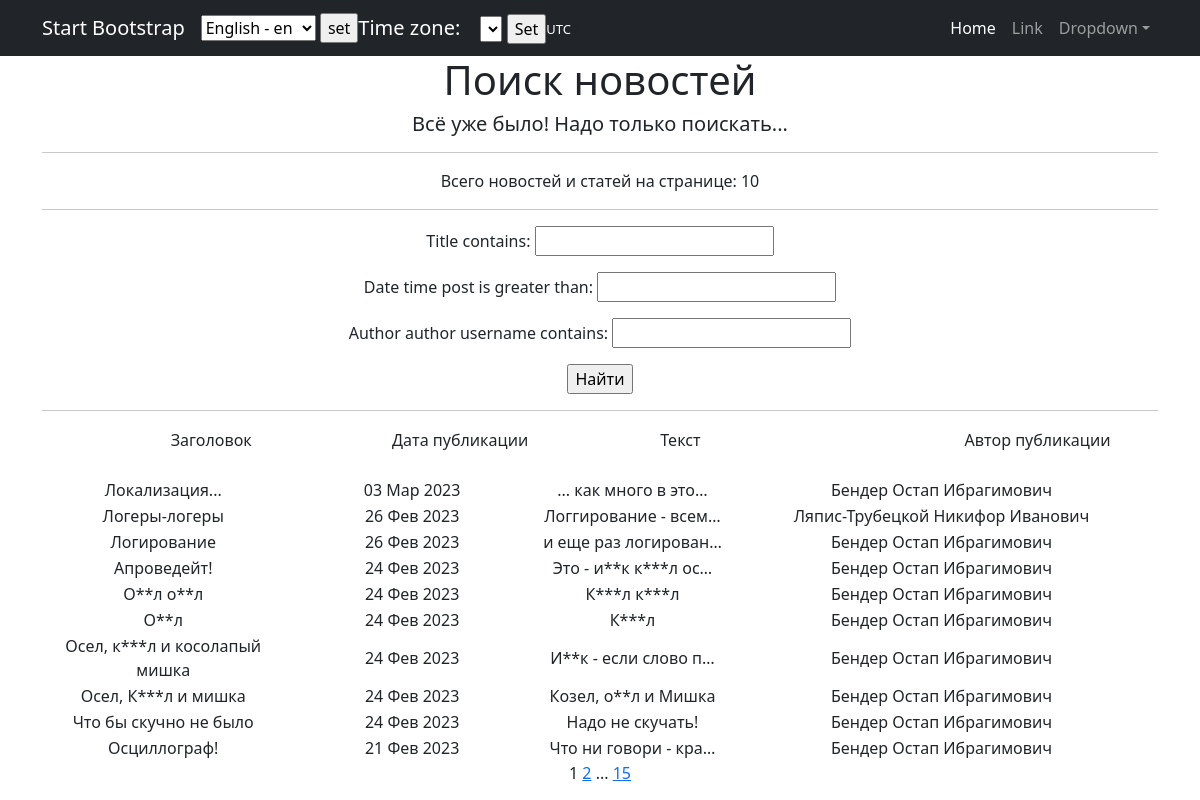
The app's page /news/search/ with its own data.
### news/models.py (models this page shows, shortened)
class Post(models.Model):                                                                   # Модель 3
    author = models.ForeignKey(Author, on_delete=models.CASCADE)                            # - связь "один ко многим" с моделью Author
    article_or_new = models.CharField(max_length=3, choices=POSITIONS, default=article)     # ART - статья; NEW - новость
    title = models.CharField(max_length=255)                                                # Заголовок статьи или новости
    text_body = models.TextField()                                                          # Текст статьи или новости
    date_time_post = models.DateTimeField(auto_now_add=True)                                # Дата и время СОЗДАНИЯ записи
    rating_article_or_new = models.FloatField(default=0.0)                                  # Рейтинг статьи или новости
    category = models.ManyToManyField(Category, through='PostCategory')                     # - связь "многие ко многим" с моделью Category (через модель PostCategory)

class Author(models.Model):                                                         # Модель 1
    rating_author = models.FloatField(default=0.0)
    author = models.OneToOneField(User, on_delete=models.CASCADE)                   # Поле связи "один к одному" с встроенной
    def __str__(self):
        return f'{self.author}'

### news/views.py (the view)
# urls.py: path('search/', SearchNewsList.as_view()),
class SearchNewsList(ListView):  # Создаю новый класс для страницы поиска /news/search
    model = Post  # Указываем модель, объекты которой мы будем выводить
    ordering = '-date_time_post'  # Поле, которое будет использоваться для сортировки объектов - дата
    template_name = 'search.html'  # Указываем имя шаблона, в котором будут все инструкции о том,
    context_object_name = 'news'  # Это имя списка, в котором будут лежать все объекты.
    paginate_by = 10  # вот так мы можем указать количество записей на странице
    def get_queryset(self):
        queryset = super().get_queryset()
        self.filterset = NewsFilter(self.request.GET, queryset)
        return self.filterset.qs
    def get_context_data(self, **kwargs):
        context = super().get_context_data(**kwargs)
        context['filterset'] = self.filterset
        return context

### news/templatetags/custom_filters.py (called while the page is built)
@register.filter                                # Примечание. Данный фильтр не работает,
def hide_forbidden(value):                      # если к слову "примыкает" знак препинания! (т.е. запятая или точка)
    words = value.split()
    result = []
    for word in words:
        if word in forbidden_words:
            result.append(word[0] + "*"*(len(word)-2) + word[-1])
        else:
            result.append(word)
    return " ".join(result)

### news/templatetags/custom_tags.py (called while the page is built)
@register.simple_tag(takes_context=True)
def url_replace(context, **kwargs):
   d = context['request'].GET.copy()
   for k, v in kwargs.items():
       d[k] = v
   return d.urlencode()

### templates/search.html (shortened to what this page needs)
{% extends 'flatpages/default.html' %}
{% load custom_filters %}
{% load custom_tags %}
{% block content %}
    <h1>Поиск новостей</h1>
    <h5> {{ "Всё уже было! Надо только поискать..." }} </h5>
    <hr>
    <p>Всего новостей и статей на странице:  {{ news|length }}</p>
    <hr>
    <form action="" method="get">
       {{ filterset.form.as_p }}
       <input type="submit" value="Найти" />
    </form>
    <hr>
    {% if news %}
    <table>
        <tr>
            <td>
                   &emsp;&emsp;&emsp;&emsp;&emsp;&emsp;Заголовок &emsp;&emsp;&emsp;&emsp;&emsp;&emsp;
            </td>
            <td>
                   &emsp;&emsp;&emsp;&emsp;&emsp;&emsp;Дата публикации &emsp;&emsp;&emsp;&emsp;
            </td>
            <td>
                   &emsp;&emsp;&emsp;&emsp;&emsp;&emsp;Текст &emsp;&emsp;&emsp;&emsp;
            </td>
            <td>
                   &emsp;&emsp;&emsp;&emsp;&emsp;&emsp;&emsp;&emsp;&emsp;&emsp;&emsp;&emsp;Автор публикации &emsp;&emsp;&emsp;&emsp;&emsp;&emsp;&emsp;&emsp;&emsp;&emsp;
            </td>
        </tr>
        {% for new in news %}
        <tr>
            <td>{{ new.title | hide_forbidden }}</td>
            <td>{{ new.date_time_post | date:'d M Y' }}</td>
            <td>{{ new.text_body | truncatechars:20 | hide_forbidden }}</td>
            <td>{{ new.author }}</td>
        </tr>
        {% endfor %}
    </table>
    {% else %}
        <h2>Новостей нет!</h2>
    {% endif %}
   {{ page_obj.number }}
   {% if page_obj.has_next %}
       <a href="?{% url_replace page=page_obj.next_page_number %}">{{ page_obj.next_page_number }}</a>
       {% if paginator.num_pages != page_obj.next_page_number %}
           ...
           <a href="?{% url_replace page=page_obj.paginator.num_pages %}">{{ page_obj.paginator.num_pages }}</a>
       {% endif %}
   {% endif %}
{% endblock content %}

### records on screen
Post: title|hide_forbidden "Локализация...", date_time_post "03 Мар 2023", text_body|hide_forbidden "... как много в это…", author "Бендер Остап Ибрагимович"
Post: title|hide_forbidden "Логеры-логеры", date_time_post "26 Фев 2023", text_body|hide_forbidden "Логгирование - всем…", author "Ляпис-Трубецкой Никифор Иванович"
Post: title|hide_forbidden "Логирование", date_time_post "26 Фев 2023", text_body|hide_forbidden "и еще раз логирован…", author "Бендер Остап Ибрагимович"
Post: title|hide_forbidden "Апроведейт!", date_time_post "24 Фев 2023", text_body|hide_forbidden "Это - и**к к***л ос…", author "Бендер Остап Ибрагимович"
Post: title|hide_forbidden "О**л о**л", date_time_post "24 Фев 2023", text_body|hide_forbidden "К***л к***л", author "Бендер Остап Ибрагимович"
Post: title|hide_forbidden "О**л", date_time_post "24 Фев 2023", text_body|hide_forbidden "К***л", author "Бендер Остап Ибрагимович"
Post: title|hide_forbidden "Осел, к***л и косолапый мишка", date_time_post "24 Фев 2023", text_body|hide_forbidden "И**к - если слово п…", author "Бендер Остап Ибрагимович"
Post: title|hide_forbidden "Осел, К***л и мишка", date_time_post "24 Фев 2023", text_body|hide_forbidden "Козел, о**л и Мишка", author "Бендер Остап Ибрагимович"
Post: title|hide_forbidden "Что бы скучно не было", date_time_post "24 Фев 2023", text_body|hide_forbidden "Надо не скучать!", author "Бендер Остап Ибрагимович"
Post: title|hide_forbidden "Осциллограф!", date_time_post "21 Фев 2023", text_body|hide_forbidden "Что ни говори - кра…", author "Бендер Остап Ибрагимович"

### other values on screen
{{ TIME_ZONE }} "UTC"
{{ "Всё уже было! Надо только поискать..." }} "Всё уже было! Надо только поискать..."
{{ news|length }} "10"
{{ page_obj.number }} "1"
{{ page_obj.next_page_number }} "2"
{{ page_obj.paginator.num_pages }} "15"
form field language "English - en"
